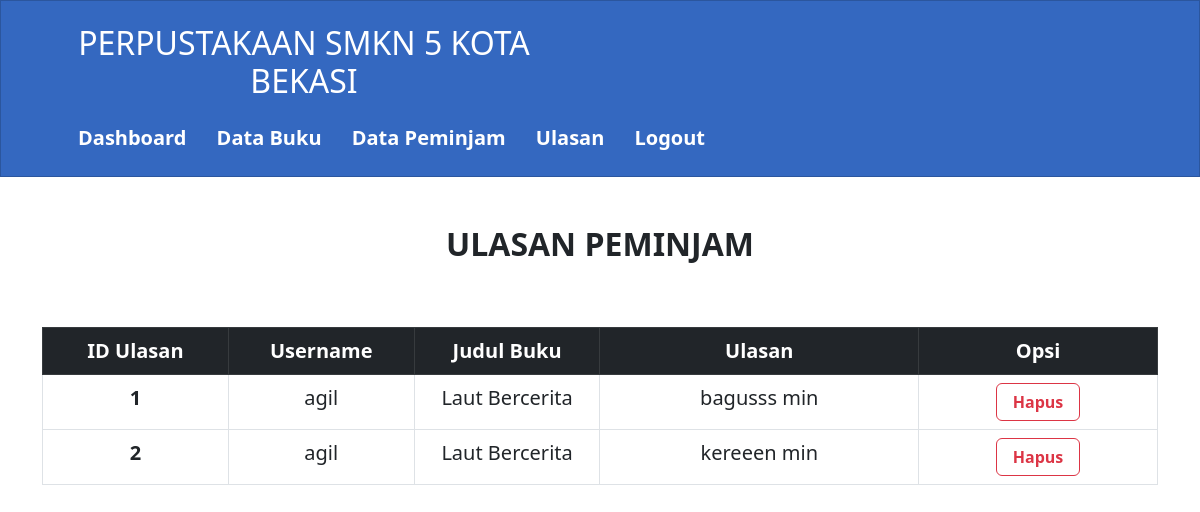
/petugas/ulasan.php, run on the app's committed database.
### tables this page shows
CREATE TABLE `ulasan` (
  `id_ulasan` int(11) NOT NULL,
  `username` varchar(10) NOT NULL,
  `judul` varchar(100) NOT NULL,
  `ulasan` text NOT NULL
);

### petugas/ulasan.php (the view)
<?php
include 'layout/header.php';
?>
<div class="container" style="margin-top: 3rem;">
  <div class="row" style="margin-top: 1rem;">
    <h2 class="mb-5 fw-bold text-center">ULASAN PEMINJAM</h2>
    <div class="col mt-3 mx-auto">
      <table class="table table-hover table-bordered text-center fs-5">
        <thead class="table-dark">
          <tr>
            <th class="col-2" scope="col">ID Ulasan</th>
            <th class="col-2" scope="col">Username</th>
            <th class="col-2" scope="col">Judul Buku</th>
            <th class="col" scope="col">Ulasan</th>
            <th class="col" scope="col">Opsi</th>
          </tr>
        </thead>
        <?php
        include '../koneksi/koneksi.php';
        $data = mysqli_query($koneksi, "SELECT * FROM ulasan");
        while ($d = mysqli_fetch_array($data)) {
        ?>
          <tbody>
            <tr class="">
              <th scope="row"><?php echo $d['id_ulasan']; ?></th>
              <td><?php echo $d['username']; ?></td>
              <td><?php echo $d['judul']; ?></td>
              <td><?php echo $d['ulasan']; ?></td>
              <td class="">
                <a href="data/delete_ulasan.php?id_ulasan=<?php echo $d['id_ulasan']; ?>" class="btn btn-outline-danger fw-bolder px-3">Hapus</a>
              </td>
            </tr>
          </tbody>
        <?php
        }
        ?>
      </table>
    </div>
  </div>
</div>
<?php
include 'layout/footer.php';
?>

### data on the page
ulasan: id_ulasan "1", username "agil", judul "Laut Bercerita", ulasan "bagusss min"
ulasan: id_ulasan "2", username "agil", judul "Laut Bercerita", ulasan "kereeen min"
